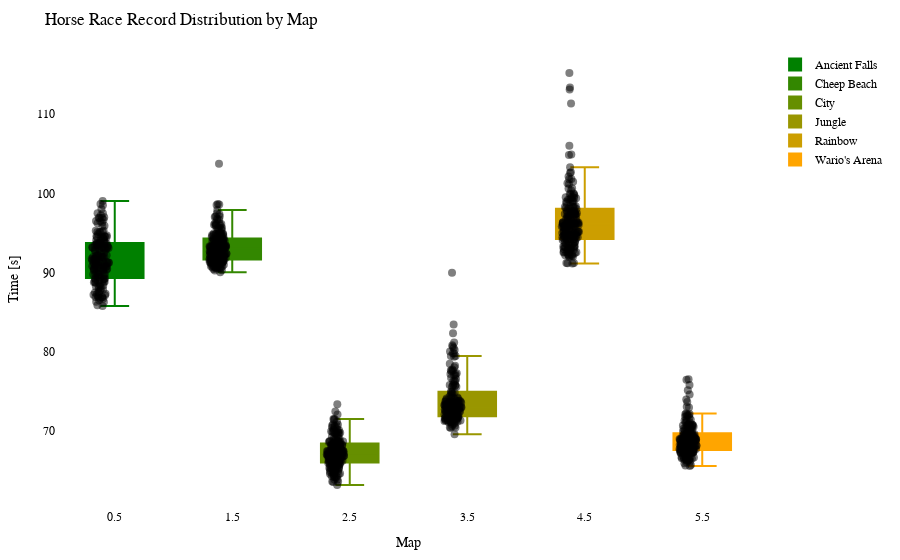

The notebook cell saved with this chart:
### Code cell
import plotly.graph_objects as go
import plotly.io as pio

df = getRecordsDataframe(minigame="Pferderennen")

# Calculate the offset for centering the data points
num_columns = len(df.columns)
offset = 0.5

# Create a Swarm plot using Plotly
fig = go.Figure()

cmap = LinearSegmentedColormap.from_list("green_orange", ["green", "orange"])
colors = [to_hex(cmap(i / (num_columns - 1))) for i in range(num_columns)]

for i, (column, color) in enumerate(zip(df.columns, colors)):
    x_values = [i + offset] * len(df[column])  # Adjust x-values with offset for horizontal centering
    fig.add_trace(go.Box(x=x_values,
                         y=df[column],
                         name=column,
                         boxpoints='all',
                         pointpos=-0.5,  # Adjust point position to prevent overlapping
                         marker=dict(color='rgba(0,0,0,0.5)', size=8),  # Adjust marker color and size
                         line=dict(color=color),
                         fillcolor=color,
                         hovertext=df_to_html.index,
                         hoverinfo='name+text+y',
                         showlegend=True))

fig.update_layout(title="Horse Race Record Distribution by Map",
                  xaxis=dict(title="Map"),
                  yaxis=dict(title="Time [s]"),
                  showlegend=True,
                  font=dict(family="Arial", size=12, color="black"),  # Customize font
                  plot_bgcolor="white",  # Set background color
                  margin=dict(l=50, r=50, t=50, b=50),  # Adjust margins for better layout
                  )

pio.show(fig)

pio.write_html(fig, "out/pferd_swarm_plot.html")

### Figure 1 — Plotly figure (JSON) as saved in the notebook; plotly's stock layout.template omitted (floating-point values rounded to 4 significant figures; data arrays with more than 128 entries replaced by an {"elided": "..."} marker saying what was removed)
{"data": [{"boxpoints": "all", "fillcolor": "#008000", "hoverinfo": "name+text+y", "hovertext": {"elided": "217 str values"}, "line": {"color": "#008000"}, "marker": {"color": "rgba(0,0,0,0.5)", "size": 8}, "name": "Ancient Falls", "pointpos": -0.5, "showlegend": true, "type": "box", "x": {"elided": "217 float values"}, "y": {"elided": "217 float values"}}, {"boxpoints": "all", "fillcolor": "#338700", "hoverinfo": "name+text+y", "hovertext": {"elided": "217 str values"}, "line": {"color": "#338700"}, "marker": {"color": "rgba(0,0,0,0.5)", "size": 8}, "name": "Cheep Beach", "pointpos": -0.5, "showlegend": true, "type": "box", "x": {"elided": "217 float values"}, "y": {"elided": "217 float values"}}, {"boxpoints": "all", "fillcolor": "#668f00", "hoverinfo": "name+text+y", "hovertext": {"elided": "217 str values"}, "line": {"color": "#668f00"}, "marker": {"color": "rgba(0,0,0,0.5)", "size": 8}, "name": "City", "pointpos": -0.5, "showlegend": true, "type": "box", "x": {"elided": "217 float values"}, "y": {"elided": "217 float values"}}, {"boxpoints": "all", "fillcolor": "#999600", "hoverinfo": "name+text+y", "hovertext": {"elided": "217 str values"}, "line": {"color": "#999600"}, "marker": {"color": "rgba(0,0,0,0.5)", "size": 8}, "name": "Jungle", "pointpos": -0.5, "showlegend": true, "type": "box", "x": {"elided": "217 float values"}, "y": {"elided": "217 float values"}}, {"boxpoints": "all", "fillcolor": "#cc9e00", "hoverinfo": "name+text+y", "hovertext": {"elided": "217 str values"}, "line": {"color": "#cc9e00"}, "marker": {"color": "rgba(0,0,0,0.5)", "size": 8}, "name": "Rainbow", "pointpos": -0.5, "showlegend": true, "type": "box", "x": {"elided": "217 float values"}, "y": {"elided": "217 float values"}}, {"boxpoints": "all", "fillcolor": "#ffa500", "hoverinfo": "name+text+y", "hovertext": {"elided": "217 str values"}, "line": {"color": "#ffa500"}, "marker": {"color": "rgba(0,0,0,0.5)", "size": 8}, "name": "Wario's Arena", "pointpos": -0.5, "showlegend": true, "type": "box", "x": {"elided": "217 float values"}, "y": {"elided": "217 float values"}}], "layout": {"font": {"color": "black", "family": "Arial", "size": 12}, "margin": {"b": 50, "l": 50, "r": 50, "t": 50}, "plot_bgcolor": "white", "showlegend": true, "title": {"text": "Horse Race Record Distribution by Map"}, "xaxis": {"title": {"text": "Map"}}, "yaxis": {"title": {"text": "Time [s]"}}}}
